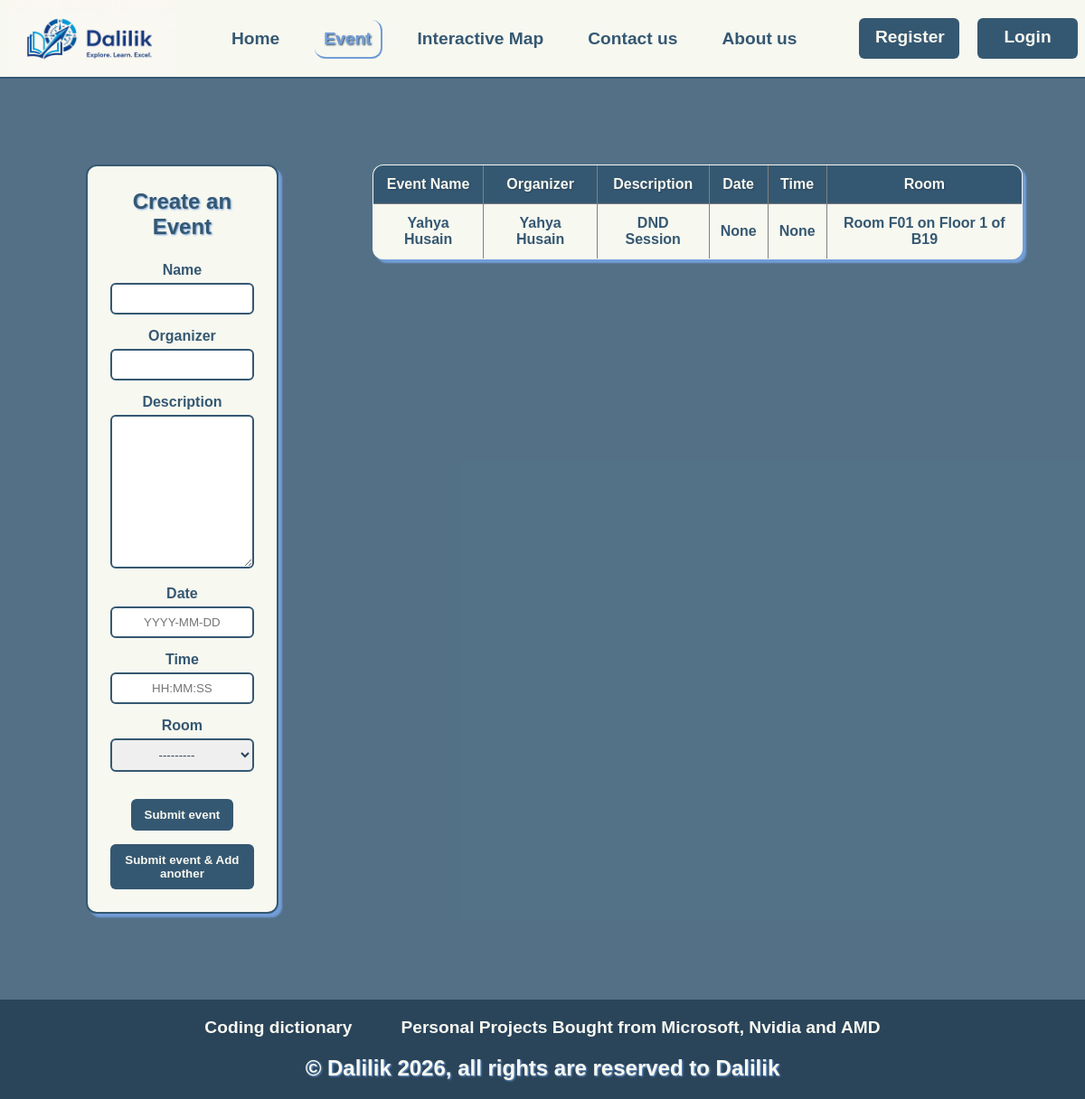
Before: /Event.html with the older database file.
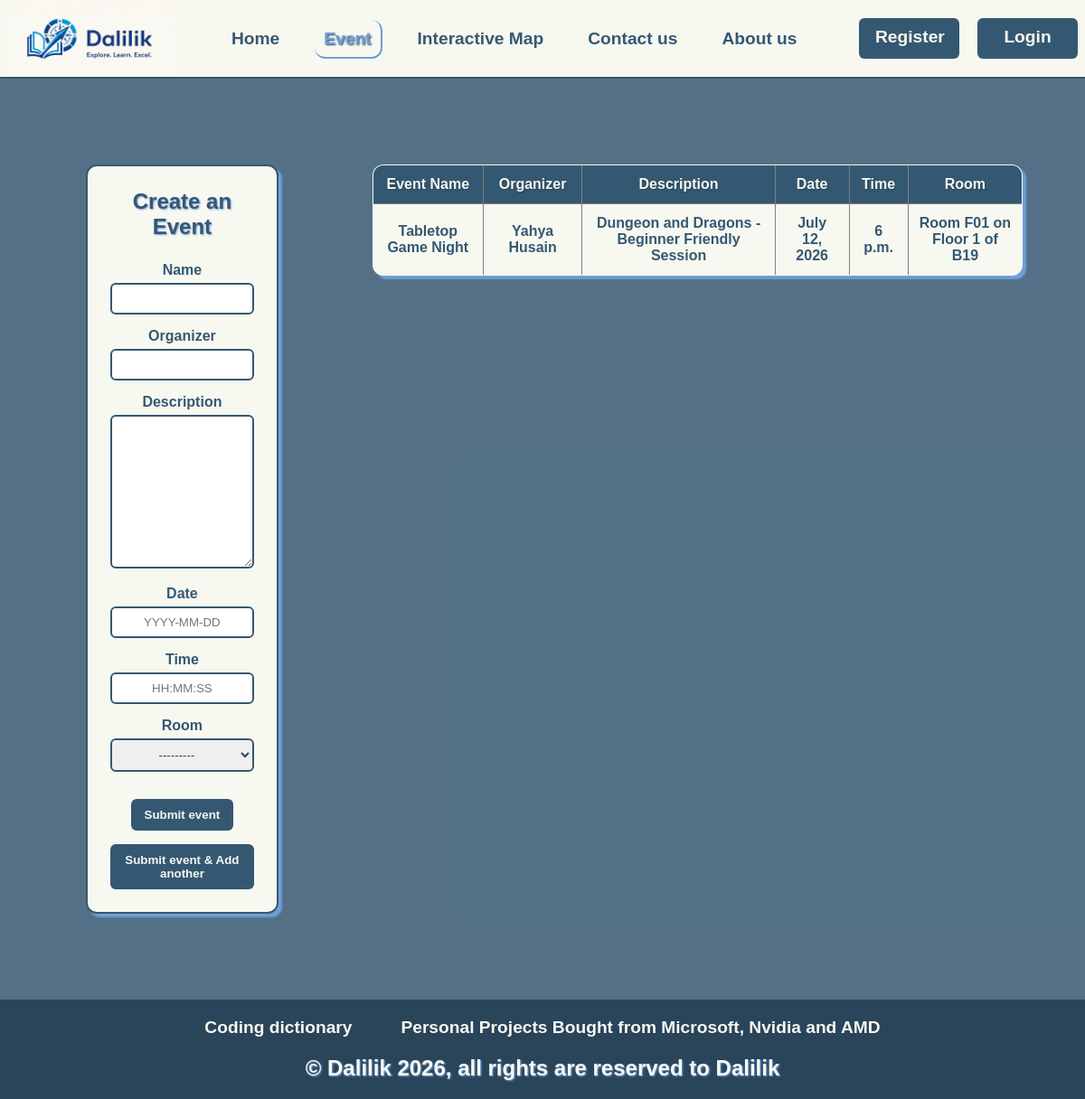
After: the same page with the newer database file.
### pages2/models.py (models this page shows, shortened)
class Event(models.Model):
    name = models.CharField(max_length=100)
    organizer = models.CharField(max_length=100, default="")
    description = models.TextField()
    date = models.DateField()
    time = models.TimeField()
    room = models.ForeignKey(Room, on_delete=models.CASCADE, related_name='events')

class Room(models.Model):
    number = models.CharField(max_length=10)
    floor = models.ForeignKey(Floor, on_delete=models.CASCADE, related_name='rooms')
    description = models.TextField()
    picture = models.ImageField(upload_to='rooms/', blank=True)
    def __str__(self):
        return f"Room {self.number} on {self.floor}"

class Floor(models.Model):
    number = models.IntegerField()
    building = models.ForeignKey(Building, on_delete=models.CASCADE, related_name='floors')
    description = models.TextField()
    picture = models.ImageField(upload_to='floors/', blank=True)
    def __str__(self):
        return f"Floor {self.number} of {self.building.name}"

class Building(models.Model):
    name = models.CharField(max_length=100)
    map = models.ForeignKey(Map, on_delete=models.CASCADE, related_name='buildings')
    description = models.TextField()
    picture = models.ImageField(upload_to='buildings/', blank=True)

### pages2/views.py (the view)
# urls.py: path('Event.html', views.event, name='event'),
def event(request):
    event_form = EventForm()
    events = Event.objects.all()
    return render(request, 'Event.html', {"active_page": "event", "events": events, "event_form": event_form})

### pages2/forms.py
class EventForm(forms.ModelForm):
    class Meta:
        model = Event
        fields = ['name', 'organizer', 'description', 'date', 'time', 'room']
        widgets = {
            "date": forms.DateInput(attrs={
                "placeholder": "YYYY-MM-DD",
            }),
            "time": forms.TimeInput(attrs={
                "placeholder": "HH:MM:SS",
            }),
        }
    def __init__(self, *args, **kwargs):
        super().__init__(*args, **kwargs)
        self.label_suffix = ""

### pages2/templates/Event.html (shortened to what this page needs)
{% extends "base.html" %}
{% load static %}
{% block main-content%}
<section class="event-page">
    <div class="event-form">
        <h2>Create an Event</h2>
        <form method="post" action="{% url 'event_create' %}">
            {{ event_form.as_p }}
            <button type="submit" name="action" value="save">Submit event</button>
            <button type="submit" name="action" value="save_add">Submit event & Add another</button>
        </form>
    </div>
    <div class="event-table">
        {% if events %}
	        <table border="1" class="tableinformation">
		        <thead>
			        <tr>
				        <th>Event Name</th>
				        <th>Organizer</th>
				        <th>Description</th>
				        <th>Date</th>
                        <th>Time</th>
				        <th>Room</th>
			        </tr>
		        </thead>
                <tbody>
                {% for event in events %}
                    <tr>
                        <td>{{ event.name }}</td>
                        <td>{{ event.organizer }}</td>
                        <td>{{ event.description }}</td>
                        <td>{{ event.date }}</td>
                        <td>{{ event.time }}</td>
                        <td>{{ event.room }}</td>
                    </tr>
                {% endfor %}
                </tbody>
            </table>
        {% else %}
            <p>No events found.</p>
        {% endif %}
    </div>
</section>
{% endblock%}

Changed rows visible on the page:
changed Event "Yahya Husain": name "Yahya Husain" → "Tabletop Game Night"; description "DND Session" → "Dungeon and Dragons - Beginner Friendly Session"; date "None" → "July 12, 2026"; time "None" → "6 p.m."
